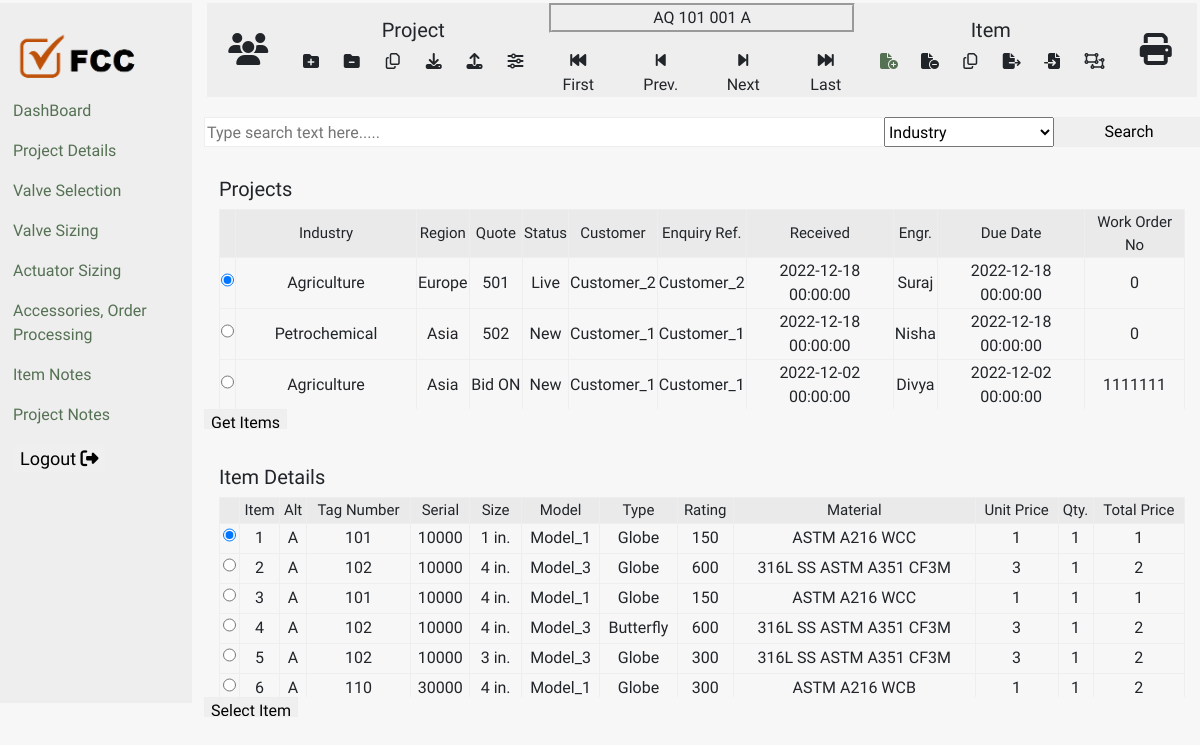
The page / on the database its author committed.
### main.py (models this page shows)
class itemMaster(db.Model):
    __tablename__ = "itemMaster"
    id = Column(Integer, primary_key=True)
    alt = Column(String(300))
    tag_no = Column(String(300))
    unit_price = Column(String(300))
    qty = Column(String(300))
    cases = relationship("itemCases", back_populates="item")
    valveDetails = relationship("valveDetails", back_populates="item")
    projectID = Column(Integer, ForeignKey("projectMaster.id"))
    project = relationship("projectMaster", back_populates="item")
    serialID = Column(Integer, ForeignKey("valveSeries.id"))
    serial = relationship("valveSeries", back_populates="item")
    sizeID = Column(Integer, ForeignKey("valveSize.id"))
    size = relationship("valveSize", back_populates="item")
    modelID = Column(Integer, ForeignKey("modelMaster.id"))
    model = relationship("modelMaster", back_populates="item")
    typeID = Column(Integer, ForeignKey("valveStyle.id"))
    type = relationship("valveStyle", back_populates="item")
    ratingID = Column(Integer, ForeignKey("rating.id"))
    rating = relationship("rating", back_populates="item")
    materialID = Column(Integer, ForeignKey("materialMaster.id"))
    material = relationship("materialMaster", back_populates="item")

class industryMaster(db.Model):  # TODO - Paandi ----- Done
    __tablename__ = "industryMaster"
    id = Column(Integer, primary_key=True)
    name = Column(String(300))
    project = relationship("projectMaster", back_populates="industry")

class regionMaster(db.Model):  # TODO - Paandi  ------ Done
    __tablename__ = "regionMaster"
    id = Column(Integer, primary_key=True)
    name = Column(String(300))
    project = relationship("projectMaster", back_populates="region")

class projectMaster(db.Model):
    __tablename__ = "projectMaster"
    id = Column(Integer, primary_key=True)
    quote = Column(Integer)
    received_date = Column(DateTime)
    work_order = Column(Integer)
    due_date = Column(DateTime)
    item = relationship("itemMaster", back_populates="project")
    IndustryId = Column(Integer, ForeignKey("industryMaster.id"))
    industry = relationship("industryMaster", back_populates="project")
    regionID = Column(Integer, ForeignKey("regionMaster.id"))
    region = relationship("regionMaster", back_populates="project")
    statusID = Column(Integer, ForeignKey("statusMaster.id"))
    status = relationship("statusMaster", back_populates="project")
    customerID = Column(Integer, ForeignKey("customerMaster.id"))
    customer = relationship("customerMaster", back_populates="project")
    engineerID = Column(Integer, ForeignKey("engineerMaster.id"))
    engineer = relationship("engineerMaster", back_populates="project")

class statusMaster(db.Model):  # TODO - Paandi     --------Done
    __tablename__ = "statusMaster"
    id = Column(Integer, primary_key=True)
    name = Column(String(300))
    project = relationship("projectMaster", back_populates="status")

class customerMaster(db.Model):  # TODO - Paandi
    __tablename__ = "customerMaster"
    id = Column(Integer, primary_key=True)
    name = Column(String(300))
    project = relationship("projectMaster", back_populates="customer")

class engineerMaster(db.Model):  # TODO - Paandi
    __tablename__ = "engineerMaster"
    id = Column(Integer, primary_key=True)
    name = Column(String(300))
    project = relationship("projectMaster", back_populates="engineer")

class valveSeries(db.Model):  # TODO - Paandi        -------Done
    __tablename__ = "valveSeries"
    id = Column(Integer, primary_key=True)
    name = Column(String(300))
    item = relationship("itemMaster", back_populates="serial")

class modelMaster(db.Model):  # TODO - Paandi
    __tablename__ = "modelMaster"
    id = Column(Integer, primary_key=True)
    name = Column(String(300))
    item = relationship("itemMaster", back_populates="model")

class valveStyle(db.Model):  # TODO - Paandi
    __tablename__ = "valveStyle"
    id = Column(Integer, primary_key=True)
    name = Column(String(300))
    item = relationship("itemMaster", back_populates="type")

class materialMaster(db.Model):
    __tablename__ = "materialMaster"
    id = Column(Integer, primary_key=True)
    name = Column(String(300))
    max_temp = Column(Integer)
    min_temp = Column(Integer)
    item = relationship("itemMaster", back_populates="material")

class rating(db.Model):  # TODO - Paandi
    __tablename__ = "rating"
    id = Column(Integer, primary_key=True)
    size = Column(Integer)  # in inches
    item = relationship("itemMaster", back_populates="rating")

### main.py (the view, shortened to what this page needs)
@app.route('/', methods=["GET", "POST"])
def home():
    with app.app_context():
        item_details = db.session.query(itemMaster).filter_by(id=selected_item.id).first()
        data = projectMaster.query.all()
        data2 = itemMaster.query.all()
        data_update_list2 = convert_project_data(data)
        item_list = convert_item_data(data2)
        return render_template("dashboard_with_db.html", title='Dashboard', data=data_update_list2, data2=item_list,
                               item_d=item_details)

### templates/dashboard_with_db.html (shortened to what this page needs)
{% block content %}
{% include "header.html" %}
<div class="col-10">
  <div class="row head">
    <div class="col-1">
      <div class="row" style="margin-top:30px;">
        <div class="col-12">
          <i class="fa-solid fa-users fa-2x" data-toggle="tooltip" title="User"></i>
        </div>
      </div>
    </div>
    <div class="col-3">
      <div class="row" style="margin-top:15px;border-left: 1px groove;border-right:  1px groove;">
        <h5 style="text-align: center;">Project</h5>
        <div class="col-2">
          <i class="fa-solid fa-folder-plus fa-1x" data-toggle="tooltip" title="Create Project"></i>
        </div>
        <div class="col-2">
          <i class="fa-solid fa-folder-minus fa-1x" data-toggle="tooltip" title="Delete Project"></i>
        </div>
        <div class="col-2">
          <i class="fa-regular fa-copy fa-1x" data-toggle="tooltip" title="Copy Project"></i>
        </div>
        <div class="col-2">
          <i class="fa-solid fa-download fa-1x" data-toggle="tooltip" title="Import Project"></i>
        </div>
        <div class="col-2">
          <i class="fa-solid fa-upload fa-1x" data-toggle="tooltip" title="Export Project"></i>
        </div>
        <div class="col-2">
          <i class="fa-solid fa-sliders fa-1x" data-toggle="tooltip" title="Preference"></i>
        </div>
      </div>
    </div>
    <div class="col-4">
      <div class="row">
        <div class="col-12" style="text-align: center;">
          <p style="border: groove; border-radius: 0px;">AQ {{item_d.tag_no}} 00{{item_d.id}} {{item_d.alt}}</p>
        </div>
        <div class="col-3">
          <i class="fa-solid fa-backward-fast fa-1x"></i><br>
          <label for="">First</label>
        </div>
        <div class="col-3">
          <i class="fa-solid fa-backward-step fa-1x"></i><br>
          <label for="">Prev.</label>
        </div>
        <div class="col-3">
          <i class="fa-solid fa-forward-step fa-1x"></i><br>
          <label for="">Next</label>
        </div>
        <div class="col-3">
          <i class="fa-solid fa-forward-fast fa-1x"></i><br>
          <label for="">Last</label>
        </div>
      </div>
    </div>
    <div class="col-3">
      <div class="row" style="margin-top:15px;border-left: 1px groove;border-right:  1px groove;">
        <h5 style="text-align: center;">Item</h5>
        <div class="col-2">
          <a href="{{url_for('addItem')}}">
            <i class="fa-solid fa-file-circle-plus fa-1x" data-toggle="tooltip" title="Create Item"></i>
          </a>
        </div>
        <div class="col-2">
          <i class="fa-solid fa-file-circle-minus fa-1x" data-toggle="tooltip" title="Delete Item"></i>
        </div>
        <div class="col-2">
          <i class="fa-regular fa-copy fa-1x" data-toggle="tooltip" title="Item Copy"></i>
        </div>
        <div class="col-2">
          <i class="fa-solid fa-file-export fa-1x" data-toggle="tooltip" title="Copy From"></i>
        </div>
        <div class="col-2">
          <i class="fa-solid fa-file-import fa-1x" data-toggle="tooltip" title="Copy To"></i>
        </div>
        <div class="col-2">
          <i class="fa-regular fa-object-ungroup fa-1x" data-toggle="tooltip" title="Alternate"></i>
        </div>
      </div>
    </div>
    <div class="col-1">
      <div class="row" style="margin-top:30px;">
        <div class="col-12">
          <i class="fa-solid fa-print fa-2x" data-toggle="tooltip" title="Print"></i>
        </div>
      </div>
    </div>
  </div>
  <form action="{{ url_for('filter_dashboard') }}" method="post">
    <div class="row tools" style="text-align: center;margin-top: 20px; ">
      <div class="col-8">
        <input type="text" placeholder="Type search text here....." name="search" style="width: 720px;height:30px;">
      </div>
      <div class="col-2">
        <select name="filter_criteria" style="height: 30px; width: 170px;">
          <option value="IndustryId">Industry</option>
        </select>
      </div>
      <div class="col-2" style="text-align: left;">
        <input type="submit" value="Search" style="width: 150px;height:30px; ">
      </div>
    </div>
  </form>
  <form action="{{ url_for('home') }}" method="post">
    <div class="row tools" style="text-align: center;margin-top: 30px;margin-left: 3px; margin-right: 3px; ">
      <h5 style="text-align: left" ;>Projects </h5>
      <div class="col-12" style="overflow-x:auto;height:200px;">
        <table>
          <tr class="th">
            <td></td>
            <td>Industry</td>
            <td>Region</td>
            <td>Quote</td>
            <td>Status</td>
            <td>Customer</td>
            <td>Enquiry Ref.</td>
            <td>Received</td>
            <td>Engr.</td>
            <td>Due Date</td>
            <td>Work Order No</td>
          </tr>
          <tbody>
            {% for i in data %}
            <tr>
              {% if i.id == 1 %}
              <td><input type="radio" id="project{{i.id}}" name="projects" value="{{i.id}}" checked></td>
              {% else %}
              <td><input type="radio" id="project" name="projects" value="{{i.id}}"></td>
              {% endif %}
              <td>{{i.IndustryID}}</td>
              <td>{{i.regionID}}</td>
              <td>{{i.quote}}</td>
              <td>{{i.statusID}}</td>
              <td>{{i.customerID}}</td>
              <td>{{i.customerID}}</td>
              <td>{{i.received_date}}</td>
              <td>{{i.engineerID}}</td>
              <td>{{i.due_date}}</td>
              <td>{{i.work_order}}</td>
            </tr>
            {% endfor %}
          </tbody>
        </table>
      </div>
    </div>
    <input type="submit" value="Get Items">
  </form>
  <form action="{{ url_for('getItems') }}" method="post">
    <div class="row tools" style="text-align: center; margin-left: 3px;margin-top: 30px; margin-right: 3px;">
    <h5 style="text-align: left" ;>Item Details</h5>
    <div class="col-12" class="" style="overflow-x:auto;height:200px;">
      <table>
        <tr class="th">
          <td></td>
          <td>Item</td>
          <td>Alt</td>
          <td>Tag Number</td>
          <td>Serial</td>
          <td>Size</td>
          <td>Model</td>
          <td>Type</td>
          <td>Rating</td>
          <td>Material</td>
          <td>Unit Price</td>
          <td>Qty.</td>
          <td>Total Price</td>
        </tr>
        <tbody>
          {% for i in data2 %}
          <tr>
            {% if i.id == 1 %}
            <td><input type="radio" id="item{{i.id}}" name="item" value="{{i.id}}" checked></td>
            {% else %}
            <td><input type="radio" id="item" name="item" value="{{i.id}}"></td>
            {% endif %}
            <td>{{i.id}}</td>
            <td>{{i.alt}}</td>
            <td>{{i.tag_no}}</td>
            <td>{{i.serialID}}</td>
            <td>{{i.sizeID}} in.</td>
            <td>{{i.modelID}}</td>
            <td>{{i.typeID}}</td>
            <td>{{i.ratingID}}</td>
            <td>{{i.materialID}}</td>
            <td>{{i.unit_price}}</td>
            <td>{{i.qty}}</td>
            <td>{{i.projectID}}</td>
          </tr>
          {% endfor %}
        </tbody>
      </table>
    </div>
  </div>
  <input type="submit" value="Select Item">
  </form>
</div>
</div>
{% include "footer.html" %}
{% endblock %}

### templates/header.html (shortened to what this page needs)
<!DOCTYPE html>
<html lang="en" dir="ltr">
<head>
  <link href="https://cdn.jsdelivr.net/npm/bootstrap@5.2.2/dist/css/bootstrap.min.css" rel="stylesheet">
  <link rel="stylesheet" href="static/styles.css">
</head>
<body>
  <div class="row" style="margin-top:3px;">
    <div class="col-2 nav-items"style="height:700px;">
      <img src="static/images/Logo.png" alt="" style="width: 80%; text-align: left;margin-bottom: 10px;">
      <p><a href="{{url_for('home')}}"> DashBoard</a></p>
      <p><a href="{{url_for('projectDetails')}}">Project Details</a></p>
      <p><a href="{{url_for('valveSelection')}}" >Valve Selection</a></p>
      <p><a href="{{url_for('valveSizing')}}" >Valve Sizing</a></p>
      <p><a href="{{url_for('actuatorSizing')}}">Actuator Sizing</a></p>
      <p><a href="{{url_for('accessories')}}">Accessories, Order Processing</a></p>
      <p><a href="{{url_for('itemNotes')}}">Item Notes</a></p>
      <p><a href="{{url_for('projectNotes')}}">Project Notes</a></p>
      <button style="font-size:18px;border:1px groove;">Logout <i class="fa fa-sign-out"></i></button>
    </div>

### templates/footer.html
</body>
</html>

### static/styles.css (style rules this page uses)
body { background-color: #F7F7F7; font-family: 'Amiri', serif; }
.nav-items { background: #EEEEEE; padding-left: 25px; padding-top: 27px; }
a:link { color: #557153; background-color: transparent; text-decoration: none; }
.head { background: #EEEEEE; text-align: center; margin-left: 3px; margin-right: 3px; }
input { border: 1px groove; outline-color: groove; border-radius: 0px; height: 20px; }
table, td, th { border: 1px groove ; }
table { border-collapse: collapse; width: 100%; }
.th { position: sticky; top: 0; background-color: #EAEAEA; height: 35px; font-size: 20px; }
.th { position: sticky; top: 0; background-color: #EAEAEA; height: 20px; font-size: 15px; }
th,td { height: 1px; }

### rows shown on the page
itemMaster: tag_no "101", id "1", alt "A", tag_no "101"
industryMaster: IndustryID "Agriculture" "Agriculture"
regionMaster: regionID "Europe"
projectMaster: quote "501", received_date "2022-12-18 00:00:00", due_date "2022-12-18 00:00:00"
statusMaster: statusID "Live"
customerMaster: customerID "Customer_2", customerID "Customer_2"
engineerMaster: engineerID "Suraj"
industryMaster: IndustryID "Petrochemical"
regionMaster: regionID "Asia" "Asia"
projectMaster: quote "502", received_date "2022-12-18 00:00:00", due_date "2022-12-18 00:00:00"
statusMaster: statusID "New" "New"
customerMaster: customerID "Customer_1" "Customer_1", customerID "Customer_1" "Customer_1"
engineerMaster: engineerID "Nisha"
projectMaster: quote "Bid ON", received_date "2022-12-02 00:00:00", due_date "2022-12-02 00:00:00", work_order "1111111"
engineerMaster: engineerID "Divya"
valveSeries: serialID "10000"
modelMaster: modelID "Model_1"
valveStyle: typeID "Globe" "Globe"
materialMaster: materialID "ASTM A216 WCC"
itemMaster: id "2", alt "A", tag_no "102", serialID "10000", sizeID "4", modelID "Model_3", typeID "Globe", ratingID "600", materialID "316L SS ASTM A351 CF3M", unit_price "3", qty "1", projectID "2", id "3", tag_no "101", modelID "Model_1", ratingID "150", materialID "ASTM A216 WCC", unit_price "1", projectID "1", id "4", typeID "Butterfly", tag_no "102", id "6", tag_no "110", serialID "30000", ratingID "300", materialID "ASTM A216 WCB"
valveSeries: serialID "10000"
modelMaster: modelID "Model_3"
rating: ratingID "300"
materialMaster: materialID "316L SS ASTM A351 CF3M"

### other values the page prints
{{ i.work_order }} "0" "0"
{{ i.id }} "1" "5"
{{ i.alt }} "A" "A"
{{ i.sizeID }} "1" "3"
{{ i.ratingID }} "150"
{{ i.unit_price }} "1" "3"
{{ i.qty }} "1" "1"
{{ i.projectID }} "1" "2"
